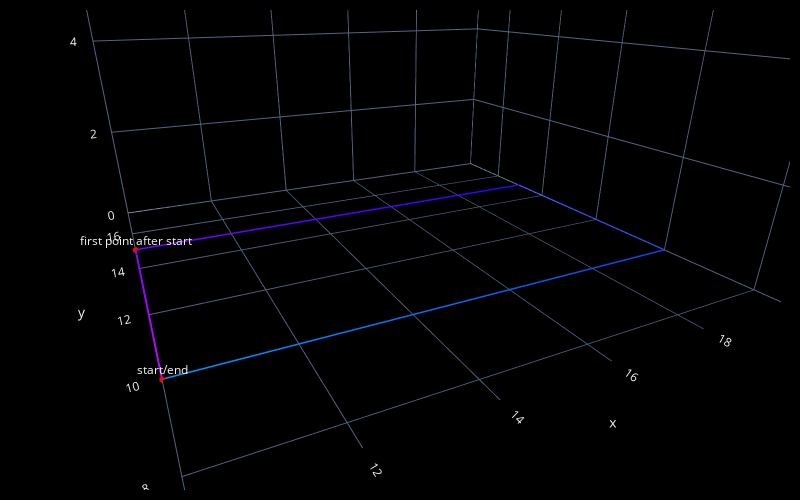

The code cell stored with this chart in its notebook:
### Markdown cell above
#### rectangle

### Code cell
start_point = fc.Point(x=10, y=10, z=0)
x_size = 10
y_size = 5
clockwise = True
steps = fc.rectangleXY(start_point, x_size, y_size, clockwise)
steps.append(fc.PlotAnnotation(point=steps[-1], label="start/end"))
steps.append(fc.PlotAnnotation(point=steps[1], label="first point after start"))
fc.transform(steps, 'plot', fc.PlotControls(color_type='print_sequence', style='line'))

### Figure 1 — Plotly figure (JSON) as saved in the notebook; plotly's stock layout.template omitted (floating-point values rounded to 4 significant figures)
{"data": [{"line": {"color": ["rgb(204.00, 0.00, 255.00)", "rgb(122.40, 0.00, 255.00)", "rgb(40.80, 0.00, 255.00)", "rgb(0.00, 51.00, 255.00)", "rgb(0.00, 153.00, 255.00)"], "width": 4}, "mode": "lines", "showlegend": false, "type": "scatter3d", "x": [10, 10, 20, 20, 10], "y": [10, 15, 15, 10, 10], "z": [0, 0, 0, 0, 0]}, {"marker": {"color": "red", "size": 2}, "mode": "markers", "showlegend": false, "type": "scatter3d", "x": [10, 10], "y": [10, 15], "z": [0, 0]}], "layout": {"height": 500, "margin": {"b": 10, "l": 10, "pad": 4, "r": 10, "t": 10}, "paper_bgcolor": "black", "scene": {"annotations": [{"showarrow": false, "text": "start/end", "x": 10, "y": 10, "yshift": 10, "z": 0}, {"showarrow": false, "text": "first point after start", "x": 10, "y": 15, "yshift": 10, "z": 0}], "aspectmode": "cube", "camera": {"center": {"x": 0, "y": 0, "z": -0.5}, "eye": {"x": -0.5, "y": -1, "z": 0}}, "xaxis": {"backgroundcolor": "black", "nticks": 10, "range": [9.999, 20.0]}, "yaxis": {"backgroundcolor": "black", "nticks": 10, "range": [7.499, 17.5]}, "zaxis": {"backgroundcolor": "black", "nticks": 10, "range": [0, 10.0]}}, "width": 800}}
